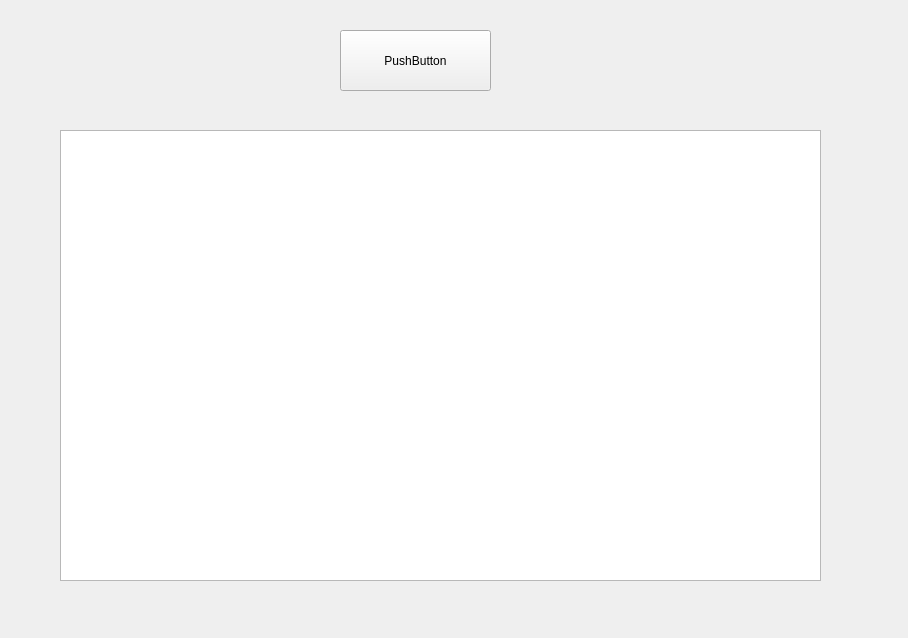
<?xml version="1.0" encoding="UTF-8"?>
<ui version="4.0">
 <class>Form</class>
 <widget class="QWidget" name="Form">
  <property name="geometry">
   <rect>
    <x>0</x>
    <y>0</y>
    <width>908</width>
    <height>638</height>
   </rect>
  </property>
  <property name="windowTitle">
   <string>Form</string>
  </property>
  <widget class="QTableWidget" name="tableWidget">
   <property name="geometry">
    <rect>
     <x>60</x>
     <y>130</y>
     <width>761</width>
     <height>451</height>
    </rect>
   </property>
  </widget>
  <widget class="QPushButton" name="pushButton">
   <property name="geometry">
    <rect>
     <x>340</x>
     <y>30</y>
     <width>151</width>
     <height>61</height>
    </rect>
   </property>
   <property name="text">
    <string>PushButton</string>
   </property>
  </widget>
 </widget>
 <resources/>
 <connections/>
</ui>
